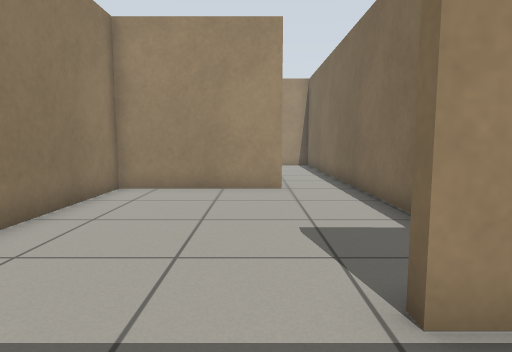
View 1 (above)

24 first-person views from a walk through a robot-simulator world made for Gazebo. The camera is 0.72 m above the floor, tilts 6° down and sees 75° across. The floor is counted in squares, 0.5 m on a side. Each view is taken from the middle of a square. On the plan, view 1 faces up. The plan holds only what a view shows up to about 15 squares ahead; the rest is blank. The place goes on beyond the plan. The robots in the file are not drawn.

View 2
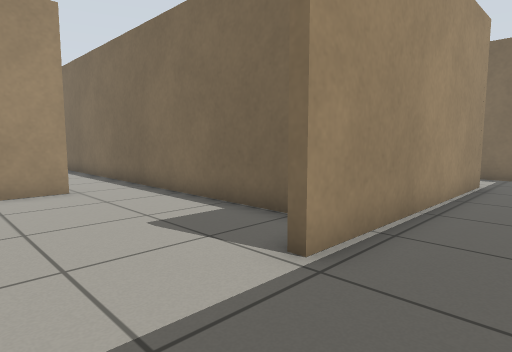

View 3
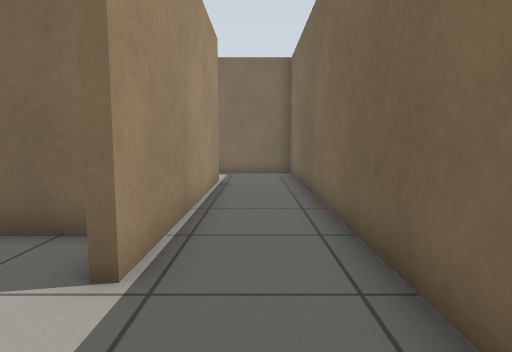

View 4
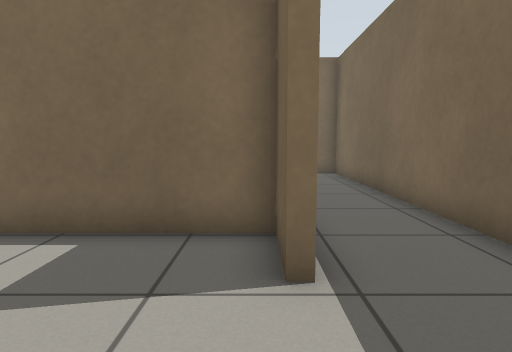

View 5
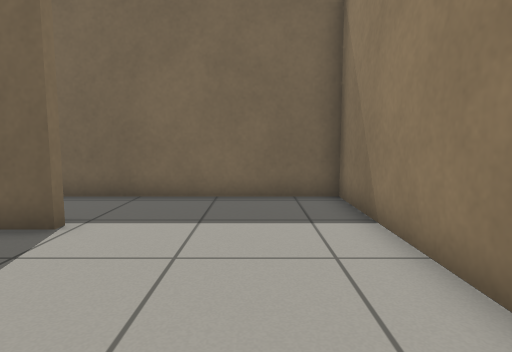

View 6
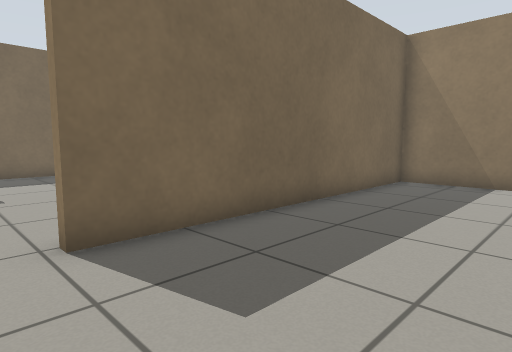

View 7
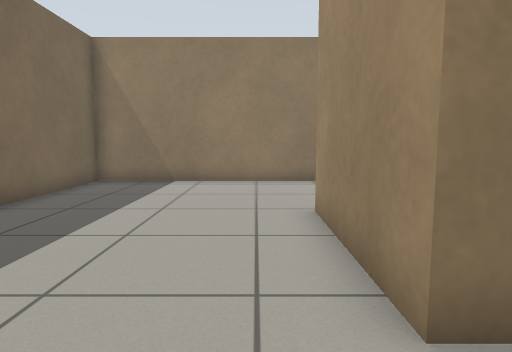

View 8
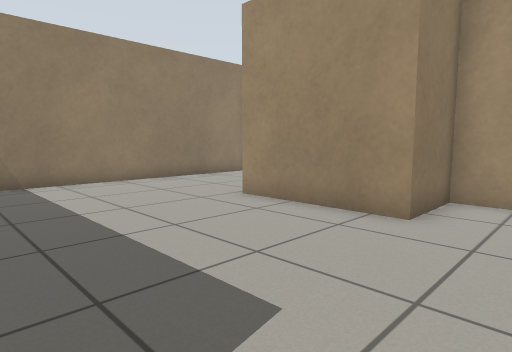

View 9
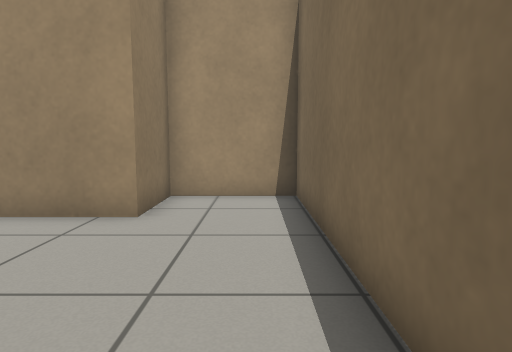

View 10
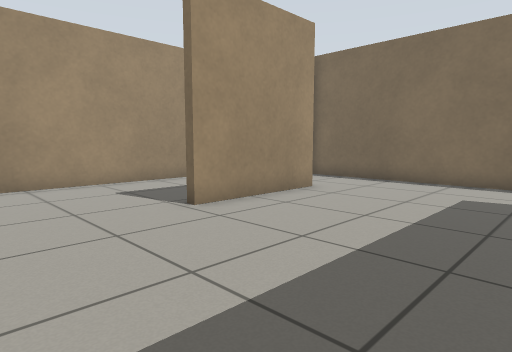

View 11
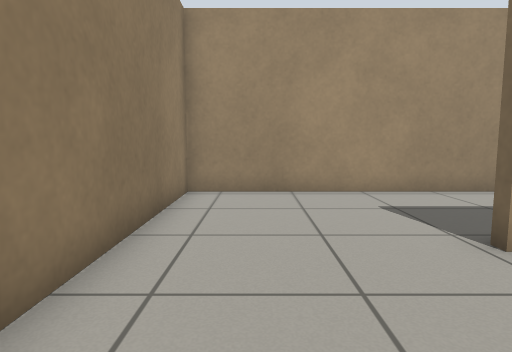

View 12
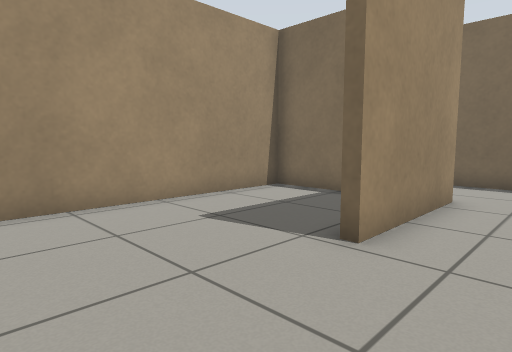

View 13
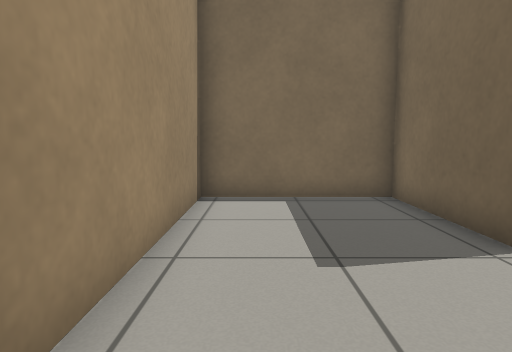

View 14
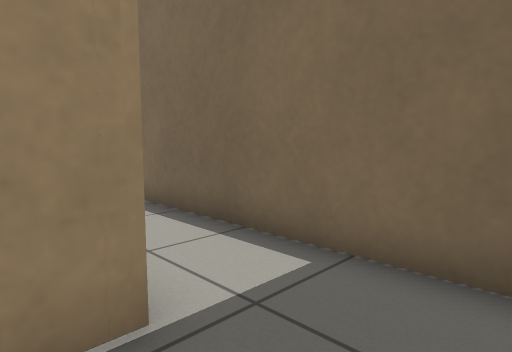

View 15
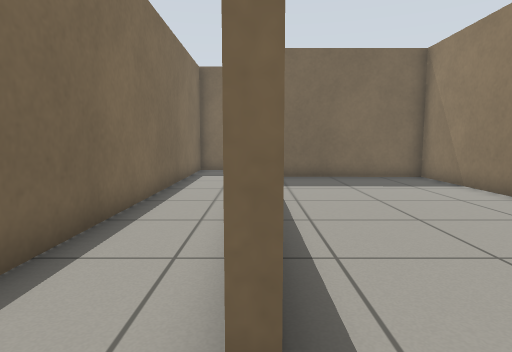

View 16
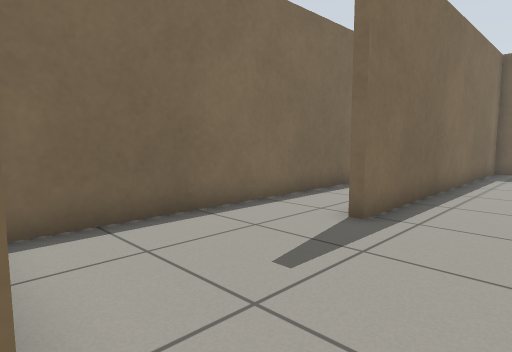

View 17
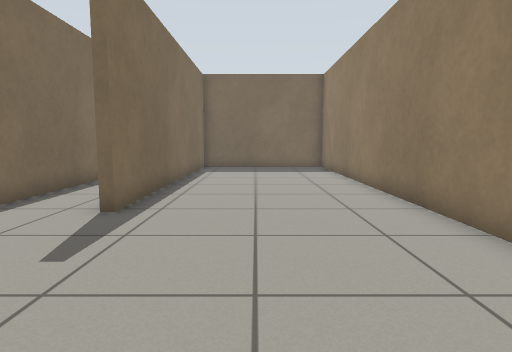

View 18
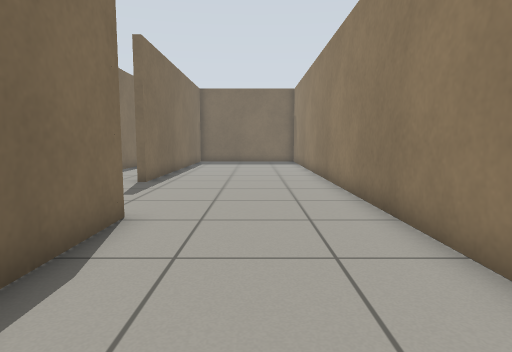

View 19
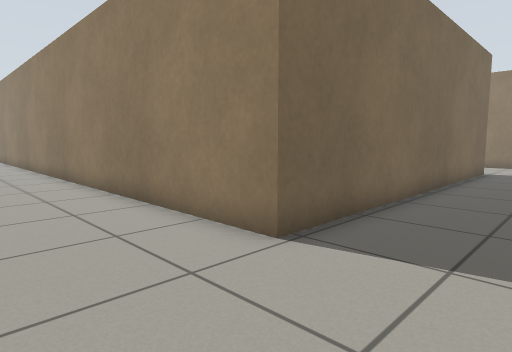

View 20
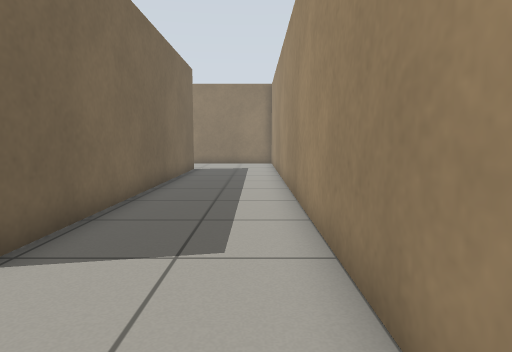

View 21
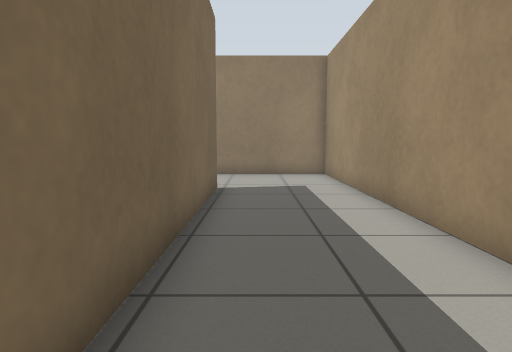

View 22
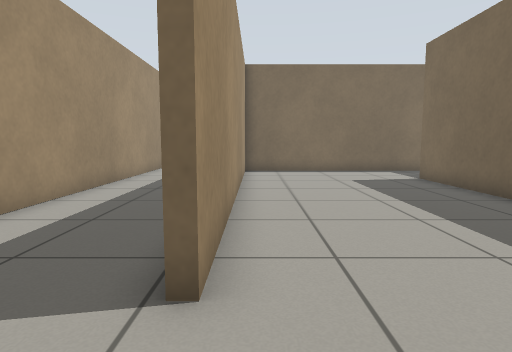

View 23
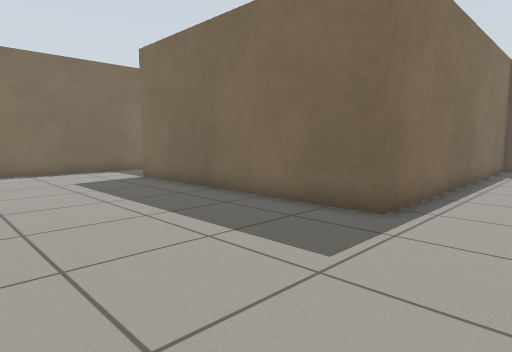

View 24
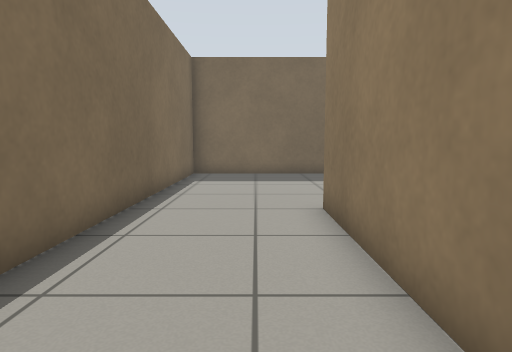

### Floor plan
Ten units are one square. View 1 is at (0, 0); x grows to the right and y downward. Boxes are objects, and circles mark ways between rooms. Rooms are numbered by the first view taken in them; rooms with no view inside come last. Other rooms are left out.
<svg viewBox="-149 -345 281 355">
<path fill="none" stroke="#000" d="M9 -100 -42 -100 -42 5 127 5 127 -192M103 -23 13 -24 13 -27 31 -27 31 -95M99 -144 102 -144M-99 -165 -99 -103 9 -103M31 -95 31 -197 -2 -197 -2 -172 -47 -172M-47 -172 -47 -175 -5 -175 -5 -224 -99 -224 -99 -165M85 -197 85 -229M59 -340 -144 -340 -144 -304M-103 -298 34 -298 34 -27 99 -27 99 -144M-102 -227 -1 -227M19 -295 -103 -295M31 -234 31 -270M-144 -304 -144 -292"/>
<circle cx="15" cy="-100" r="3" fill="#2a7"/>
<circle cx="100" cy="-170" r="3" fill="#2a7"/>
<circle cx="-70" cy="-175" r="3" fill="#2a7"/>
<circle cx="-120" cy="-300" r="3" fill="#2a7"/>
<text x="20" y="-60">1</text>
<text x="-30" y="-140">2</text>
<text x="-60" y="-190">3</text>
<text x="40" y="-210">4</text>
<text x="-50" y="-260">5</text>
</svg>
Room 1 opens to room 2. Room 1 opens to room 4. Room 2 opens to room 3. Room 4 opens to room 5.

Where each view was taken, in squares from view 1:
view 1: 0 up, 0 right, facing up
view 2: 0 up, 2 left, facing up-right
view 3: 1 up, 2 left, facing right
view 4: 3 up, 2 left, facing right
view 5: 8 up, 2 left, facing down
view 6: 15 up, 2 right, facing down-left
view 7: 16 up, 2 right, facing left
view 8: 11 up, 2 right, facing up-left
view 9: 11 up, 2 right, facing up
view 10: 11 up, 9 left, facing up-right
view 11: 13 up, 8 left, facing up
view 12: 15 up, 9 left, facing up-right
view 13: 21 up, 9 left, facing right
view 14: 0 up, 9 right, facing up-right
view 15: 16 up, 10 right, facing down
view 16: 20 up, 7 right, facing down-right
view 17: 21 up, 7 right, facing down
view 18: 26 up, 6 right, facing down
view 19: 33 up, 7 right, facing down-left
view 20: 33 up, 7 right, facing left
view 21: 31 up, 0 right, facing left
view 22: 29 up, 13 left, facing right
view 23: 29 up, 13 left, facing down-right
view 24: 25 up, 13 left, facing down
